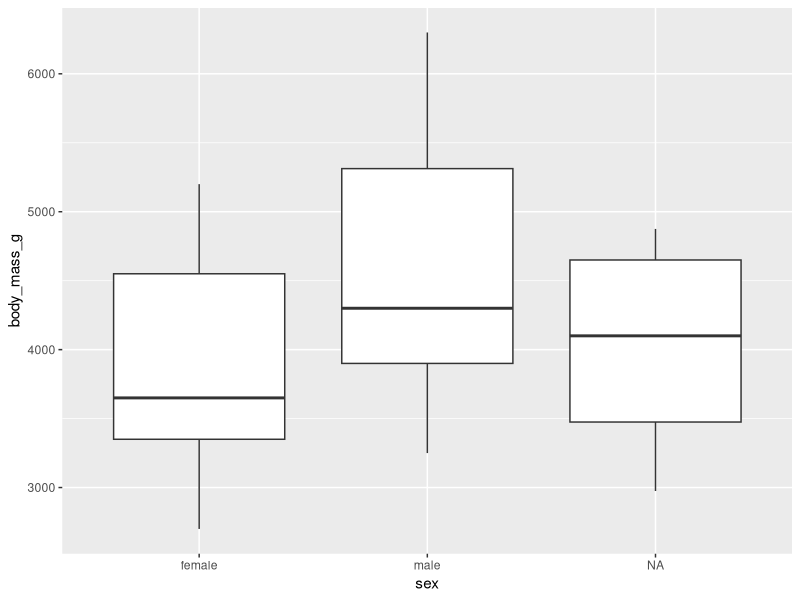
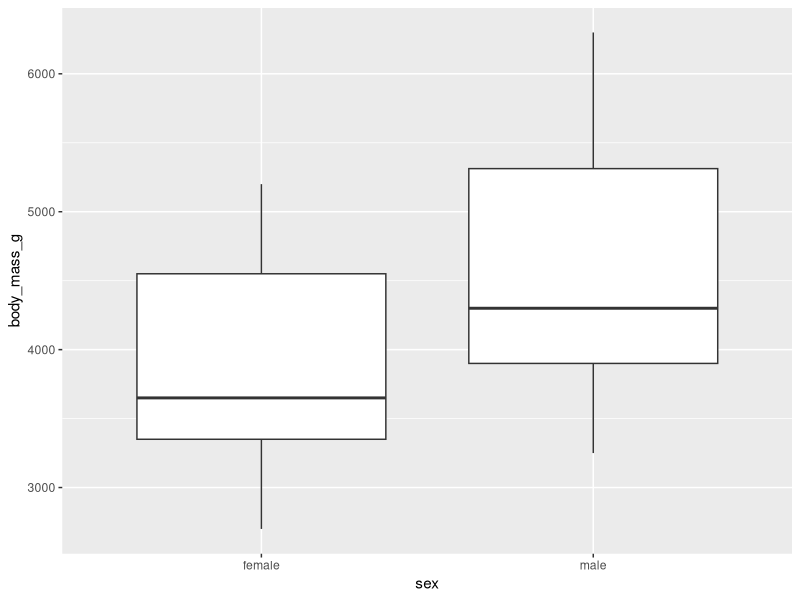
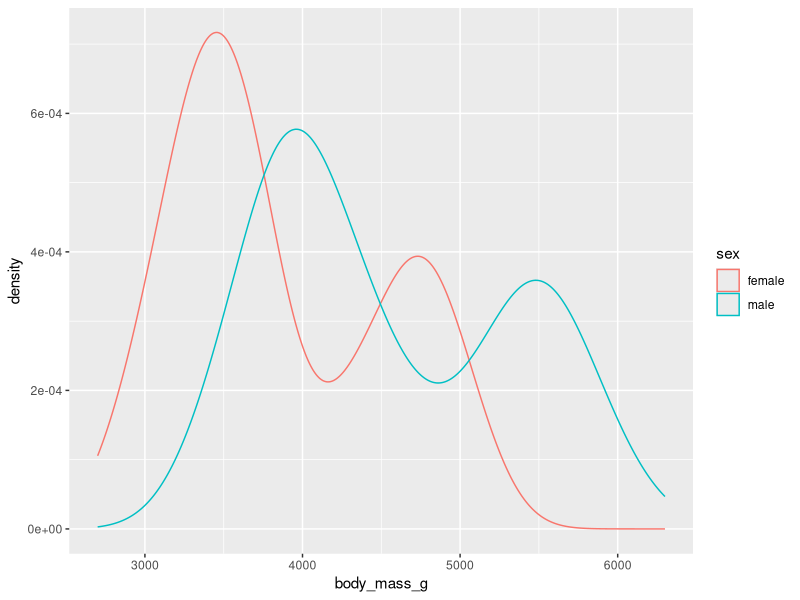
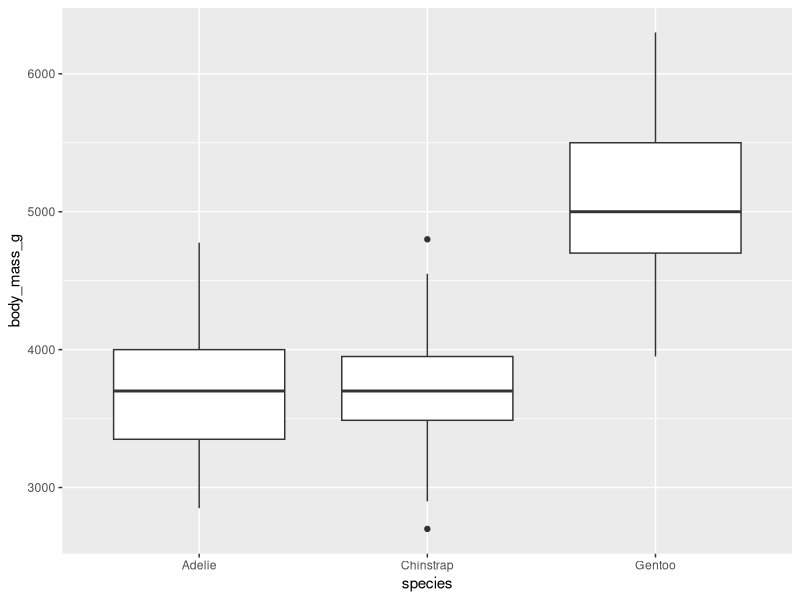
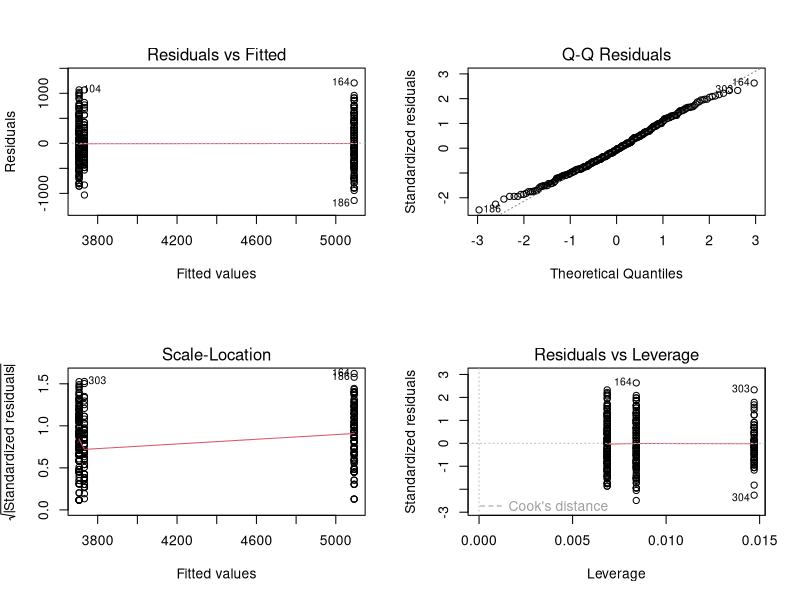

Recreate these plots in R, in order. (Note: this script raises an error after producing the figures.)
# Title: Intro do Stats in R (I)
# Date: 2026-11-19


# Libraries and data ------------------------------------------------------

library(tidyverse)
library(car) # car package holds the Anova function, used for Type II and III anovas
library(rstatix) # for shapiro test and tukey_hsd
library(skimr) #for quick descriptive metrics of a data set
library(palmerpenguins)

df<-penguins


# T-test ------------------------------------------------------------------

# lets compare how male and female penguins compare in body mass. Since we only have two factors for our independent variable and a continuous dependent variable, we can use a t-test.

#Let's take a look at our data

df |> 
  ggplot(aes(x=sex, y=body_mass_g))+
  geom_boxplot()

#It looks like we have some unassigned individuals, so let's remove them for this analysis.

df |> 
  filter(sex != '') |> 
  ggplot(aes(x=sex, y=body_mass_g))+
  geom_boxplot()

# It looks like there is a lot of overlap, but the median values are different. Let's proceed by checking if our data is normally distributed

df |> 
  filter(sex != '') |> 
  ggplot(aes(x=body_mass_g, color=sex))+
  geom_density()

df |> 
  filter(sex != '') |> 
  group_by(sex) |> 
  summarise(shapiro_test(body_mass_g))

#Because we have a bimodal distribution going on, so let's see if we have a large enough sample size to justify a t-test. For skewed data we can try applying a transformation (log10 (), sqrt(), etc.), but this usually does not work for biomdal data. However, the central limit theorem can still apply when the same size is large (n = 30-40).

df |> 
  group_by(sex) |> 
  summarise(n())

#It looks like we do, so we can proceed to looking at variance. Note that we should also compare our t-test results with a non-parametric test as well.
  
# Another test for unequal variance: Levene test, which is robust to departures from normality (F-test good for normal data and only two factors, Bartlett test for two or more factors but still normal data). We can test our model residuals by inputting the formula into the Levene test

df |> 
  levene_test((body_mass_g)~sex)

# Our data is not equal in variance (ugh!). But we are in luck, because we can use the Welch's t-test which is robust to unequal variance. This is also the default t-test for the t.test() function

t.test(data=df, body_mass_g~sex)

#Our p-value is highly significant! We can also see our means for each group do separate nicely. But recall we have a bimodal distribution so we need to dig further into the data and see what underlying factors could be at work

# Anova -------------------------------------------------------------------

#Let's look at our body mass again, but this time let's compare species
#first step is to visualize the data

df |>  
  ggplot(aes(x=species, y=body_mass_g))+
  geom_boxplot()

# Here we can see that body mass is different between species. To test how body mass responds across the three different species, we can use an anova.

#Again, let's look at the number of observations within each variable to ensure our design is balanced. An alternative way to do this is using the package skimr, which includes some additional descriptive data

skim(df)

#Otion I: using the lm() function

model<- lm(data = na.omit(df), body_mass_g~species)

#now pass the model into the anova() function to generate an anova table

anova(model)

#Option II: use the aov() function, which generates a Type I anova

model<- aov(data = na.omit(df), body_mass_g~species)

# now pass the model into the summary() function to generate an anova table
summary(model)

# note that the anova table does not tell use which species are significantly different from each other, only that species are significantly different.

# We can use a post-hoc test to compare each species interaction and see which ones are significantly different from another.

test<-data.frame(tukey_hsd(model))

#Checking model residuals to ensure no deviance from normality

shapiro.test(residuals(model))

par(mfrow = c(2, 2))
plot(model)
par(mfrow = c(1, 1))


#car::qqPlot includes confidence interval for assess outliers, which is an nice additional feature to the above qqplot.

qqPlot(model)

#Lets check if the variance in male and female body masses are equal or not.

df |> 
  levene_test(body_mass_g~species)

# Here we do  have a significant p-value, so this suggests our residual variance is outside acceptable margins. Since we have some outliers and differences in sample sizes, we should address these issues before interpreting our results too closely.


# Anova with two independent variables-------------------------------------------------------------------

#Let's look at our body mass again, but this time let's include species as a second variable.

#first step is to visualize the data

df |> 
  filter(sex != '') |> 
  ggplot(aes(x=sex, y=body_mass_g))+
  geom_boxplot()+
  facet_wrap(~species)

# Here we can see that sex does appear to impact body mass, but species can also. To test how body mass responds to sex across different species, we can use an anova.

#Again, let's look at the number of observations within each variable to ensure our design is balanced.An alternative way to do this is using the package skimr, which includes some additional descriptive data

skim(df)

#Otion I: using the lm() function

model<- lm(data = na.omit(df), body_mass_g~sex*species)

#now pass the model into the anova() function to generate an anova table

anova(model)

#Option II: use the aov() function, which generates a Type I anova

model<- aov(data = na.omit(df), body_mass_g~sex*species)

# now pass the model into the summary() function to generate an anova table
summary(model)

# note that the anova table does not tell use which species are significantly different from each other, only that species are significantly different.

# We can use a post-hoc test to compare each species interaction and see which ones are significantly different from another.

test<-data.frame(tukey_hsd(model))

#Checking model residuals to ensure no deviance from normality

shapiro.test(residuals(model))

par(mfrow = c(2, 2))
plot(model)
par(mfrow = c(1, 1))


#car::qqPlot includes confidence interval for assess outliers, which is an nice additional feature to the above qqplot.

qqPlot(model)

#Lets check if the variance in male and female body masses are equal or not.

df |> 
  levene_test(body_mass_g~sex*species)

# Here we do not have a significant p-value, so this suggests our residual variance is within acceptable margins.


# Regression analysis -----------------------------------------------------

# Let's look at two continuous traits in our penguins and see if they vary across species. Comparison of two coninuous traits is often done with a linear regression (provided you suspect a linear relationship).

# Let's look at the data

ggplot(na.omit(df), aes(x = bill_length_mm, y = body_mass_g, color = species)) +
  geom_point(alpha = 0.7, na.rm = TRUE) +
  geom_smooth(method = "lm", se = TRUE, na.rm = TRUE) +
  labs(
    x = "Bill Length (mm)",
    y = "Body Mass (g)",
    color = "Species"
  )

#there appears to be a linear trend of increasing body mass with increasing bill length, and this trend holds for all species.

# We should also look at the count data and variances as we have before, but let's assume we did and there are not deviations from normality. To run a linear regression, we will use the lm() function again.

#first we will run an interaction effect between bill length and species, which assess the body mass response to bill length as independent for each species.

mod_interaction <- lm(body_mass_g ~ bill_length_mm * species, data = df)
summary(mod_interaction)

#Next we can run an additive model that assumes body mass responds similarly across all species (i.e. the slopes of each regression line are the same) but still allows for the intercepts to differ.

mod_additive <- lm(body_mass_g ~ bill_length_mm + species, data = df)
summary(mod_additive)

# we can compare models to assess whether an additive effect or interaction effect is a better fit. If the p-value is less than 0.05, this indicates that an interaction effect is a better fit.

anova(mod_additive, mod_interaction)

#since the p-value is less than 0.05, we select the interaction model.

# Sometimes we may want to center our independent variable to account for real-world conditions. Below is how we can do that.

df_centered<-df |> 
  mutate(bill_length_mm_centered = bill_length_mm - mean(bill_length_mm, na.rm = TRUE))

mod_interaction <- lm(body_mass_g ~ bill_length_mm_centered * species, data = df_centered)
summary(mod_interaction)

mod_additive <- lm(body_mass_g ~ bill_length_mm_centered + species, data = df_centered)
summary(mod_additive)

anova(mod_additive, mod_interaction)

# Non-normal data and parametric tests ------------------------------------

# the alternative to a t-test: Wilcoxin Rank Sum Test (or the Mann-Whitney Test)
# This is used as an alternative for a two-tailed t-test

wilcox.test(data= df, body_mass_g~sex)

# The alternative to an anova with a single independent variable: the Kruskal-Wallis test. Unfortunately this test cannot handle an interaction term.

kruskal.test(data = df, body_mass_g~species)

# For multiple independent variables, a common approach with right-skewed data is to use a generalized linear model or GLM. There are other alternatives to a GLM, but again this is just a common approach.

model2<-glm(data = na.omit(df), body_mass_g~sex*species, family = gaussian)

summary(model2)


#Check normality of model residuals
shapiro.test(residuals(model2))

par(mfrow = c(2, 2))
plot(model2)
